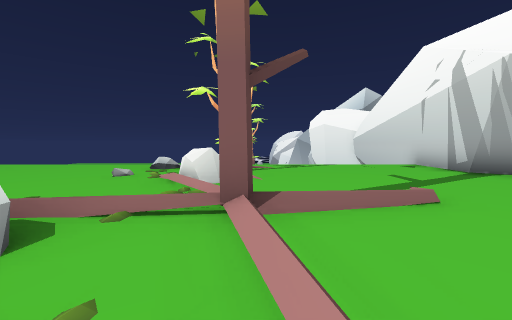
[1] (above)

16 first-person views from a walk through a 3-D level made in the Unity game engine. The camera is 1.3 m above the floor, tilts 4° down and sees 90° across. The floor is counted in squares, 1.8 m on a side. Each view is taken from the middle of a square. On the plan, view 1 faces up. The plan holds only what a view shows up to about 9 squares ahead; the rest is blank. The place goes on beyond the plan. The player character is not drawn.

[2]
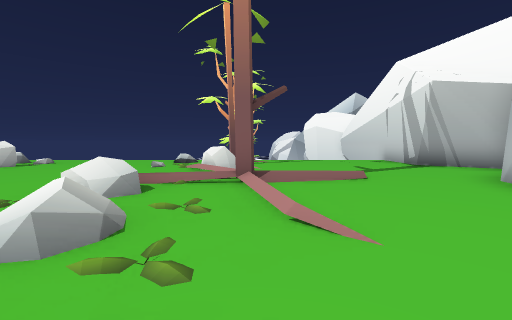

[3]
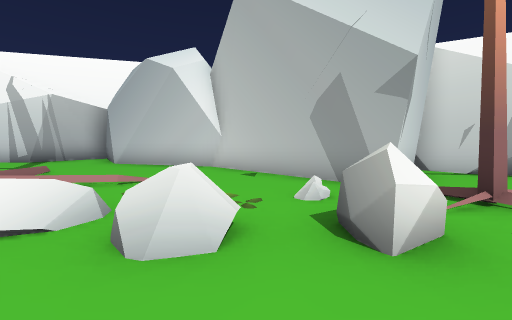

[4]
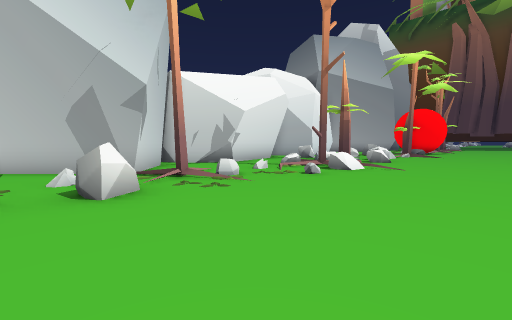

[5]
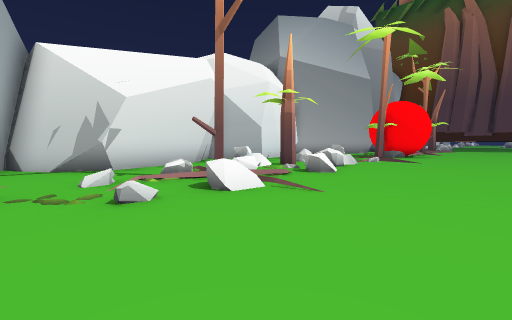

[6]
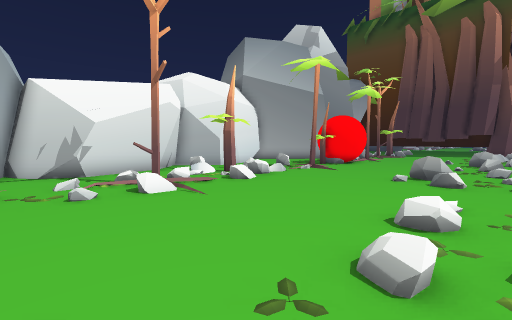

[7]
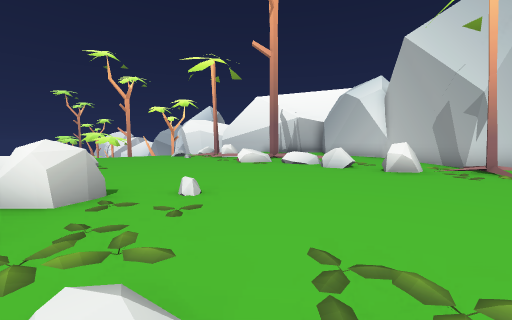

[8]
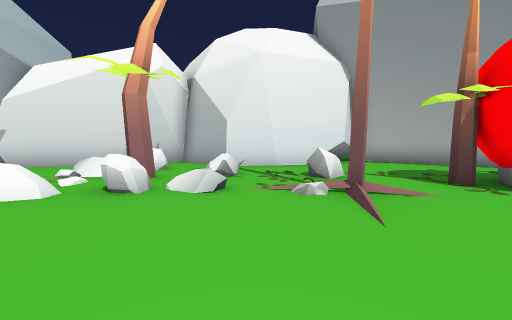

[9]
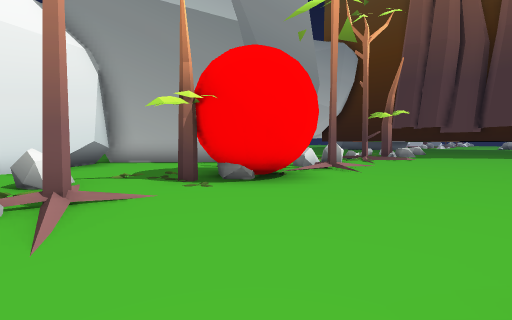

[10]
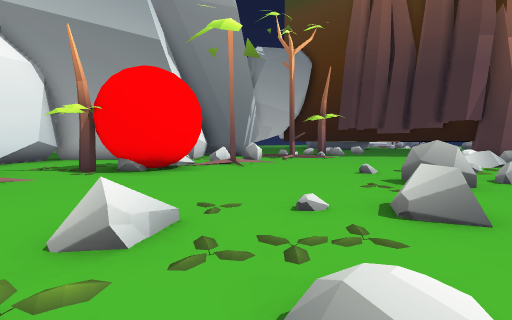

[11]
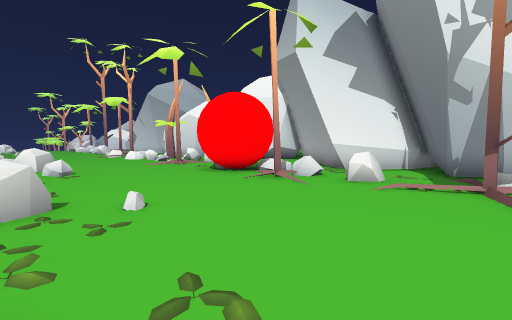

[12]
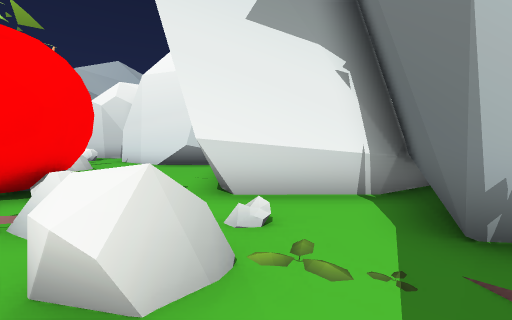

[13]
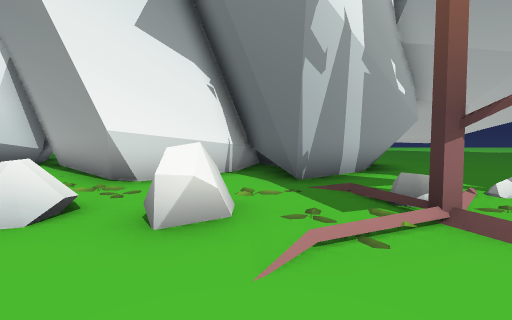

[14]
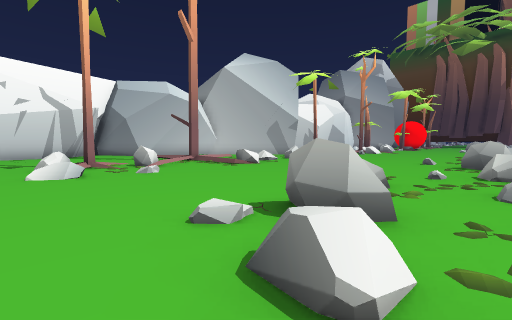

[15]
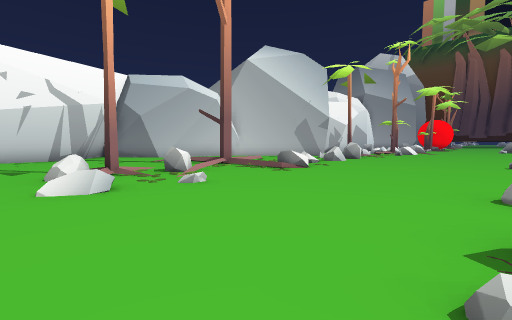

[16]
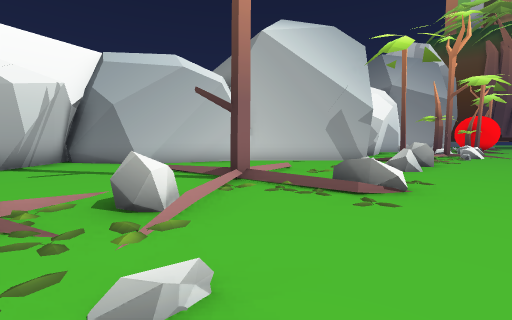

### Floor plan
Key: @ floor where view 1 was taken; # wall or solid block; . main floor; : floor 0.25 m higher than the main floor; / step, stairs or slope; = window, fence, low wall or low ledge; ^ raised ledge; T tree; R rock.
Columns run from 9 left of view 1 to 7 right of it. Each row starts with its distance up from view 1.
  9               #
  8 ..............#
  7 .=......#.....#
  6 /#......T ....##
  5 //...../=......##
  4 /.=...../......##
  3 /./.....##.:..##
  2 ./..../###....#
  1 =....../.....##
  0  ......//@...#
 -1 #=.....=/...##
 -2 ......./...##
 -3 /......=/.##
 -4 /......./###
 -5 ./......T.###
 -6 / ....../...#
 -7  ...../ /..##
 -8 //....R//.##
 -9 .R..../TR..#
-10 .R.....R ..#
-11 ...........##
-12 ......R .RR.#
-13 .......RT...#
-14 .......//  ##
-15 .=#........#
-16 ..^... T#..##
-17 ............#
-18 ..=....T....###
-19 ......###....#
-20 =.....###...##
-21 ......###..##
-22 /#.....T//##
-23 //#...T#####
-24 /......###.#
-25 ./....../..###
-26 /.....././##
-27 //..../T#..#

Where each view was taken, in squares from view 1:
view 1: 0 up, 0 right, facing up
view 2: 2 down, 0 right, facing up
view 3: 2 down, 4 left, facing right
view 4: 2 down, 6 left, facing down-right
view 5: 6 down, 6 left, facing down-right
view 6: 6 down, 9 left, facing down-right
view 7: 5 down, 9 left, facing up-right
view 8: 15 down, 6 left, facing right
view 9: 16 down, 6 left, facing down-right
view 10: 17 down, 9 left, facing down-right
view 11: 27 down, 8 left, facing up-right
view 12: 26 down, 2 left, facing up-right
view 13: 25 down, 4 left, facing right
view 14: 8 up, 9 left, facing down-right
view 15: 8 up, 7 left, facing down-right
view 16: 6 up, 4 left, facing down-right
